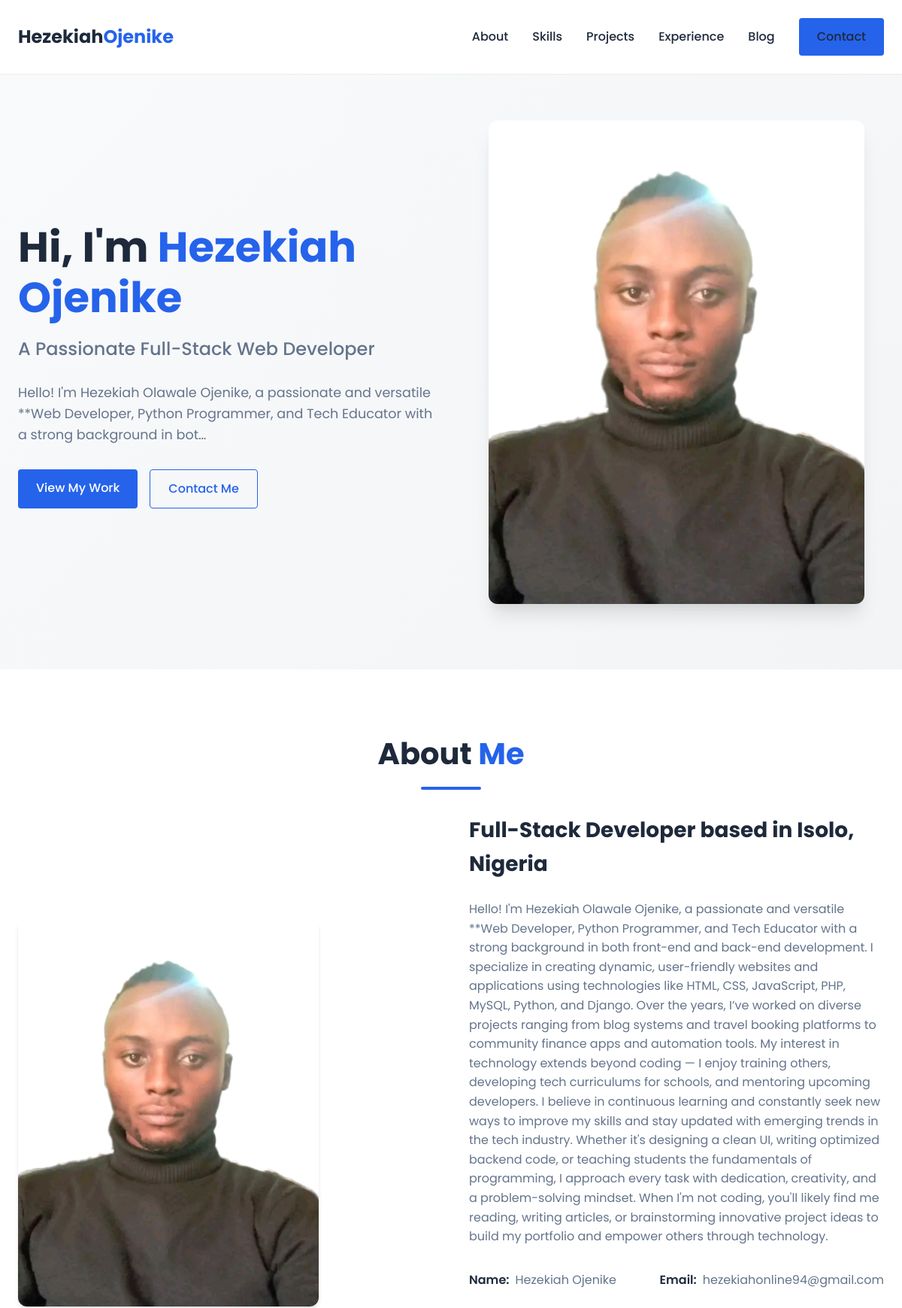
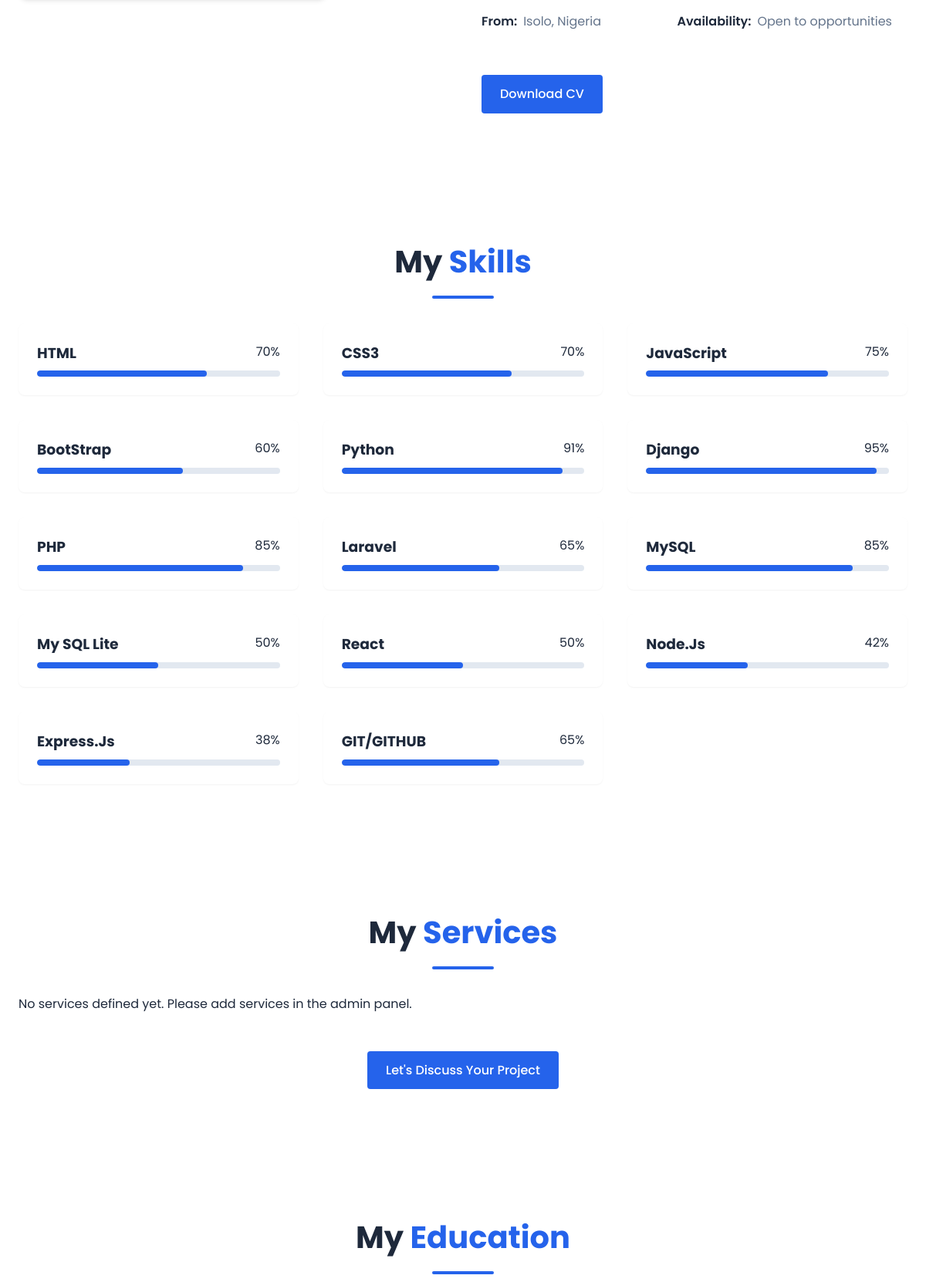
The page / (upper part) on the database its author committed (2 pictures, top to bottom).
### portfolio/models.py (models this page shows, shortened)
class SiteSetting(models.Model):
    site_title = models.CharField(max_length=255, default="My Portfolio")
    tagline = models.CharField(max_length=255, blank=True, null=True)
    about_me = models.TextField(blank=True, null=True)
    profile_picture = models.ImageField(upload_to='profile/', blank=True, null=True)
    resume = models.FileField(upload_to='resume/', blank=True, null=True)
    seo_description = models.TextField(blank=True, null=True, help_text="Default meta description for pages without specific SEO content. Max 160 chars.")
    seo_keywords = models.CharField(max_length=255, blank=True, null=True, help_text="Default meta keywords for general site pages.")
    google_analytics_id = models.CharField(max_length=50, blank=True, null=True)
    maintenance_mode = models.BooleanField(default=False)

class ContactInfo(models.Model):
    email = models.EmailField()
    phone_number = models.CharField(max_length=20, blank=True, null=True)
    address = models.TextField(blank=True, null=True)
    city = models.CharField(max_length=100, blank=True, null=True)
    country = models.CharField(max_length=100, blank=True, null=True)
    map_embed_code = models.TextField(blank=True, null=True)

class Skill(models.Model):
    CATEGORY_CHOICES = [
        ('frontend', 'Frontend'),
        ('backend', 'Backend'),
        ('database', 'Database'),
        ('devops', 'DevOps'),
        ('design', 'Design'),
        ('other', 'Other'),
    ]
    name = models.CharField(max_length=100)
    description = models.TextField(blank=True, null=True)
    category = models.CharField(max_length=20, choices=CATEGORY_CHOICES, default='other')
    proficiency = models.PositiveIntegerField(
        default=50,
        validators=[MinValueValidator(0), MaxValueValidator(100)],
        help_text="Proficiency level from 0 to 100"
    )
    icon = models.CharField(max_length=50, blank=True, null=True, help_text="Font Awesome icon class")
    order = models.PositiveIntegerField(default=0)
    featured = models.BooleanField(default=False)
    class Meta:
        ordering = ['order', 'name']

### portfolio/views.py (the view)
# urls.py: path('', views.home, name='home'), # Renamed from index to home for clarity
@require_GET # Redundant decorator removed, only one is needed
def home(request):
    context = get_global_context() # Use the standardized helper
    context.update({
        'skills': Skill.objects.filter(featured=True).order_by('order'), # Only featured skills for home
        'projects': Project.objects.filter(featured=True, status='completed').order_by('-end_date')[:3], # Featured & completed
        'experiences': Experience.objects.all().order_by('-start_date'),
        'educations': Education.objects.all().order_by('-graduation_date'),
        'certifications': Certification.objects.all().order_by('-issue_date'),
        'awards': Award.objects.filter(featured=True).order_by('-date_received'), # Only featured awards for home
        'services': Service.objects.filter(featured=True).order_by('order'), # Only featured services for home
        'testimonials': Testimonial.objects.filter(featured=True).order_by('-date_given')[:3], # Featured testimonials
        'contact_info': ContactInfo.objects.first(), # Could be None if not created
        'latest_blog_posts': Blog.objects.filter(status='published').order_by('-published_at')[:3],
        'contact_form': ContactForm(), # For the contact form often on the homepage
    })
    return render(request, 'portfolio/index.html', context)

### portfolio/templatetags/custom_filters.py (called while the page is built)
@register.filter(name='wordcount')
def wordcount(value):
    if not isinstance(value, str):
        return 0
    clean_text = re.sub(r'<[^>]+>', '', value)
    words = clean_text.split()
    return len(words)

@register.filter(name='divide')
def divide(value, arg):
    try:
        return int(value) / int(arg)
    except (ValueError, ZeroDivisionError):
        return 0 # Return 0 if division is not possible or arg is zero

### portfolio/views.py (called while the page is built)
def get_global_context():
    site_settings = SiteSetting.objects.first()
    if not site_settings:
        site_settings = SiteSetting.objects.create(
            site_title="My Portfolio",
            tagline="A Passionate Developer",
            about_me="A dedicated full-stack developer."
        )
    social_links = SocialLink.objects.filter(active=True).order_by('order')
    return {
        'site_settings': site_settings,
        'social_links': social_links,
    }

### portfolio/templates/portfolio/index.html (shortened to what this page needs)
{% extends "portfolio/base.html" %}
{% load static %}
{% load custom_filters %}
{% load times %}
{% block content %}
    <section class="hero">
        <div class="container">
            <div class="hero-content">
                <h1 class="hero-title">Hi, I'm <span>{{ site_settings.site_title|default:"Your Name" }}</span></h1>
                <h2 class="hero-subtitle">{{ site_settings.tagline|default:"Full-Stack Developer" }}</h2>
                <p class="hero-description">{% if site_settings.about_me %}{{ site_settings.about_me|truncatechars:150 }}{% else %}I build exceptional digital experiences with modern web technologies.{% endif %}</p>
                <div class="hero-cta">
                    <a href="#projects" class="btn btn-primary">View My Work</a>
                    <a href="#contact" class="btn btn-secondary">Contact Me</a>
                </div>
            </div>
            <div class="hero-image">
                <div class="image-wrapper">
                    {% if site_settings.profile_picture %}
                        <img src="{{ site_settings.profile_picture.url }}" alt="{{ site_settings.site_title }}">
                    {% else %}
                        <img src="{% static 'images/profile.jpg' %}" alt="Default Profile Picture">
                    {% endif %}
                </div>
            </div>
        </div>
    </section>
    <section id="about" class="section about">
        <div class="container">
            <h2 class="section-title">About <span>Me</span></h2>
            <div class="about-content">
                <div class="about-image">
                    {% if site_settings.profile_picture %}
                        <img src="{{ site_settings.profile_picture.url }}" alt="{{ site_settings.site_title }}">
                    {% else %}
                        <img src="{% static 'images/about.png' %}" alt="Hezekiah Developer">
                    {% endif %}
                </div>
                <div class="about-text">
                    <h3>Full-Stack Developer based in {{ contact_info.city|default:"Lagos" }}, {{ contact_info.country|default:"Nigeria" }}</h3>
                    <p>{% if site_settings.about_me %}{{ site_settings.about_me }}{% else %}With years of professional experience, I specialize in building responsive, accessible, and performant web applications using modern JavaScript frameworks and backend technologies. My approach combines technical excellence with thoughtful design to create products that users love.{% endif %}</p>
                    <div class="about-details">
                        <div class="detail-item">
                            <span>Name:</span>
                            <p>{{ site_settings.site_title|default:"Hezekiah Ojenike" }}</p>
                        </div>
                        <div class="detail-item">
                            <span>Email:</span>
                            <p>{{ contact_info.email|default:"your.email@example.com" }}</p>
                        </div>
                        <div class="detail-item">
                            <span>From:</span>
                            <p>{{ contact_info.city|default:"City" }}{% if contact_info.city and contact_info.country %}, {% endif %}{{ contact_info.country|default:"Country" }}</p>
                        </div>
                        <div class="detail-item">
                            <span>Availability:</span>
                            <p>Open to opportunities</p>
                        </div>
                    </div>
                    {% if site_settings.resume %}
                        <a href="{{ site_settings.resume.url }}" class="btn btn-primary" download>Download CV</a>
                    {% else %}
                        <a href="#" class="btn btn-primary" onclick="alert('CV not available yet. Please check back later!'); return false;">Download CV</a>
                    {% endif %}
                </div>
            </div>
        </div>
    </section>
    <section id="skills" class="section skills">
        <div class="container">
            <h2 class="section-title">My <span>Skills</span></h2>
            <div class="skills-container">
                {% if skills %}
                    {% for skill in skills %}
                    <div class="skill-item">
                        <div class="skill-info">
                            <h3>{{ skill.name }}</h3>
                            <span>{{ skill.proficiency }}%</span>
                        </div>
                        <div class="progress-bar">
                            <div class="progress" style="width: {{ skill.proficiency }}%"></div>
                        </div>
                    </div>
                    {% endfor %}
                {% else %}
                    <p class="no-items">No skills added yet. Please add skills in the admin panel.</p>
                {% endif %}
            </div>
        </div>
    </section>
    <section id="services" class="section services">
        <div class="container">
            <h2 class="section-title">My <span>Services</span></h2>
            <div class="services-grid">
                {% if services %}
                    {% for service in services %}
                    <div class="service-card">
                        {% if service.icon %}
                            <i class="{{ service.icon }} service-icon"></i>
                        {% else %}
                            <i class="fas fa-tools service-icon"></i>
                        {% endif %}
                        <h3>{{ service.name }}</h3>
                        <p>{{ service.description }}</p>
                    </div>
                    {% endfor %}
                {% else %}
                    <p class="no-items">No services defined yet. Please add services in the admin panel.</p>
                {% endif %}
            </div>
            <div class="section-cta">
                <a href="#contact" class="btn btn-primary">Let's Discuss Your Project</a>
            </div>
        </div>
    </section>
    <section id="education" class="section education">
        <div class="container">
            <h2 class="section-title">My <span>Education</span></h2>
        </div>
    </section>
{% endblock %}

### portfolio/templates/portfolio/base.html (shortened to what this page needs)
{% load static %}
<!DOCTYPE html>
<html lang="en">
<head>
    <link rel="stylesheet" href="https://cdnjs.cloudflare.com/ajax/libs/font-awesome/6.4.0/css/all.min.css">
    <link rel="stylesheet" href="{% static 'css/style.css' %}">
    <link rel="stylesheet" href="https://unpkg.com/swiper/swiper-bundle.min.css" />
</head>
<body>
    <nav class="navbar">
        <div class="container">
            <a href="{% url 'home' %}" class="logo">Hezekiah<span>Ojenike</span></a>
            <div class="nav-links">
                <a href="{% url 'home' %}#about">About</a>
                <a href="{% url 'home' %}#skills">Skills</a>
                <a href="{% url 'home' %}#projects">Projects</a>
                <a href="{% url 'home' %}#experience">Experience</a>
                <a href="{% url 'home' %}#blog">Blog</a>
                <a href="{% url 'home' %}#contact" class="btn btn-primary">Contact</a>
            </div>
        </div>
    </nav>
    <main>
        {% block content %}
        {% endblock %}
    </main>
</body>
</html>

### rows shown on the page
SiteSetting: site_title "Hezekiah Ojenike", tagline "A Passionate Full-Stack Web Developer", about_me "Hello! I'm Hezekiah Olawale Ojenike, a passionate and versatile **Web Developer, Python Programmer, and Tech Educator with a strong background in bot…", profile_picture (placeholder picture), about_me "Hello! I'm Hezekiah Olawale Ojenike, a passionate and versatile **Web Developer, Python Programmer, and Tech Educator with a strong background in both front-end and back-end development. I specialize in creating dynamic, user-friendly websites and applications using technologies like HTML, CSS, JavaScript, PHP, MySQL, Python, and Django. Over the years, I’ve worked on diverse projects ranging from blog systems and travel booking platforms to community finance apps and automation tools. My interest in technology extends beyond coding — I enjoy training others, developing tech curriculums for schools, and mentoring upcoming developers. I believe in continuous learning and constantly seek new…"
ContactInfo: city "Isolo", country "Nigeria", email "hezekiahonline94@gmail.com"
Skill: name "HTML", proficiency "70"
Skill: name "CSS3", proficiency "70"
Skill: name "JavaScript", proficiency "75"
Skill: name "BootStrap", proficiency "60"
Skill: name "Python", proficiency "91"
Skill: name "Django", proficiency "95"
Skill: name "PHP", proficiency "85"
Skill: name "Laravel", proficiency "65"
Skill: name "MySQL", proficiency "85"
Skill: name "My SQL Lite", proficiency "50"
Skill: name "React", proficiency "50"
Skill: name "Node.Js", proficiency "42"
Skill: name "Express.Js", proficiency "38"
Skill: name "GIT/GITHUB", proficiency "65"
